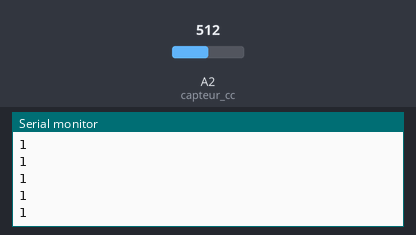
Bench run of a sketch on a simulated Arduino Uno, built with avr-gcc and run on an emulated ATmega328P. On the bench: the last lines printed to the serial monitor. The inputs (shaded band) are chosen by the test bench; at power-on: A2 (capteur_cc) = 512.

Above: at 1.2 s.
1.3 s: A2 (capteur_cc) set to 490
At 2.4 s:
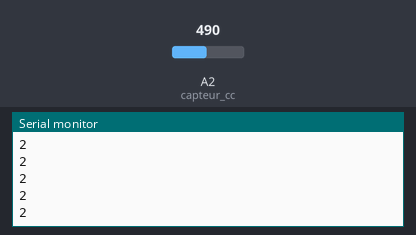
2.8 s: A2 (capteur_cc) set to 510
At 3.9 s:
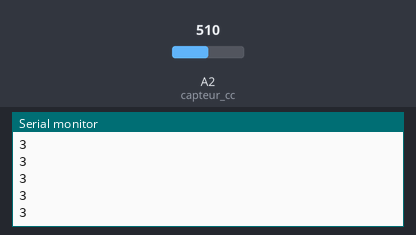
Timing chart, 0 to 5.8 s (numbered marks = the images above; inputs shaded):
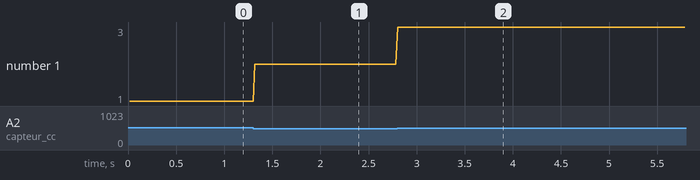

The sketch:

compteur_cases.ino
```cpp
// programme calculant le nombre de cases parcourues par le robot
// programme fonctionnel

int nombre_cases = 1;          // declaration de la variable contenant le nombre de cases parcourues, vaut car au début le robot est sur une case
int capteur_cc = A2;  //declaration de la pine ou est branche le capteur
int etat_capteur = 0;    //variable contenant la valeur de de la lecture de l'entree analogique A2 de la variable etat_capteur_cc
int new_etat_capteur = 0;  //variable contenant la valeur de de la lecture de l'entree analogique A2 de la variable new_etat_capteur_cc
int couleur = 0;  // variable contenant la valeur 1 ou 0 case noire ou blanche de la variable etat_capteur_cc
int new_couleur = 0;  // variable contenant la valeur 1 ou 0 case noire ou blanche de la variable new_etat_capteur_cc

void setup()
{
  Serial.begin(9600);
}

void loop()
{
  etat_capteur = analogRead(capteur_cc);  // lecture de l'etat du capteur compteur de cases (valeur entre 0 et 1023)
  delay(20);
  new_etat_capteur = analogRead(capteur_cc);  //lecture du nouvelle etat du capteur

  if(etat_capteur > 500)  // donne la valeur 0 ou 1 si la case est noire ou blanche
 {
   couleur = 1;
 }
 else{couleur=0;}

 if( new_etat_capteur > 500)
 {
   new_couleur = 1;
 }
 else{new_couleur=0;}

  if( couleur != new_couleur)
  {
    nombre_cases = nombre_cases + 1;  // si la case n'est pas de meme couleur on a parcouru une case on fait + 1
  }

  Serial.println(nombre_cases);
}
```

Measured:
- after the input at 1.3 s, the serial monitor: prints a new line at once (image 1)
- after the input at 2.8 s, the serial monitor: prints a new line at once (image 2)
- plotted number 1: 1 → 2 after the input at 1.3 s, 2 → 3 after the input at 2.8 s
